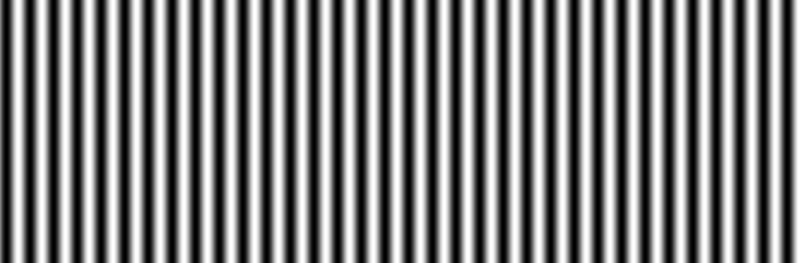
%> input picture DIPUM2E_International_Original_Book_Images/DIPUM2E_International_Original_Book_Images/DIPUM2E_International_Ed_CH11_Images/Fig1124(b).tif, 800 x 263 px
$ octave e8_11.m   (GNU Octave 9; MATLAB toolbox functions it lacks are replaced by stand-ins)
%> lines starting %> are read from the running program, lines starting %| are printed output that depends on the picture
clc,clear,close all;
f2 = imread('Fig1124(b).tif');
%> f2 is the input picture: size 263x800 uint8; min 0, max 255, mean 127
G2 = graycomatrix(f2, 'NumLevels', 256);
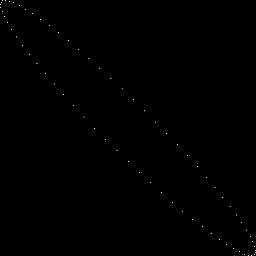
%> G2: size 256x256 double; min 0, max 3156, mean 3.2; drawn with min black and max white
G2n = G2/sum(G2(:));
stats2 = graycoprops(G2, 'all');
%> stats2 = {Contrast 569.9, Correlation 0.965, Energy 0.0123, Homogeneity 0.0824}
maxProbability2 = max(G2n(:));
%> maxProbability2 = 0.015
contrast2 = stats2.Contrast;
%> contrast2 = 569.9
corr2 = stats2.Correlation;
%> corr2 = 0.965
energy2 = stats2.Homogeneity;
%> energy2 = 0.0824
hom2 = stats2.Homogeneity;
%> hom2 = 0.0824
for I = 1:size(G2n, 1);
    sumcols(I) = sum(-G2n(I, 1:end).*log2(G2n(I, 1:end)...
        +eps));
end
%> after the loop, sumcols = 256 values, max 0.176 at index 1, min 0 at index 4, mean 0.0251
entropy2 = sum(sumcols);
%> entropy2 = 6.43
offsets = [zeros(50,1) (1:50)'];
G2 = graycomatrix(f2,'Offset',offsets);
stats2 = graycoprops(G2, 'Correlation');
figure
subplot(132),plot([stats2.Correlation]);
xlabel('Horizontal Offset')
ylabel('Correlation')

f1 = imread('Fig1124(a).tif');
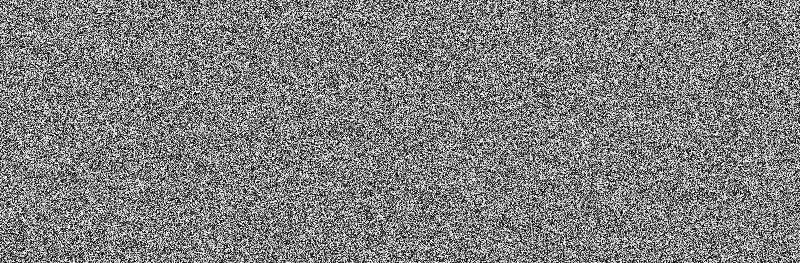
%> input picture DIPUM2E_International_Original_Book_Images/DIPUM2E_International_Original_Book_Images/DIPUM2E_International_Ed_CH11_Images/Fig1124(a).tif, 800 x 263 px
%> f1 is the input picture: size 263x800 uint8; min 0, max 255, mean 127.5
G2 = graycomatrix(f1, 'NumLevels', 256);
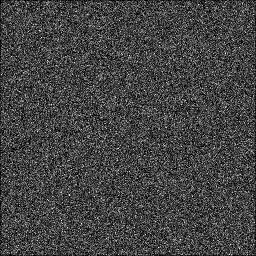
%> G2: size 256x256 double; min 0, max 12, mean 3.21; drawn with min black and max white
G2n = G2/sum(G2(:));
stats2 = graycoprops(G2, 'all');
%> stats2 = {Contrast 10838.3, Correlation -0.000473, Energy 2.01e-05, Homogeneity 0.0366}
maxProbability2 = max(G2n(:));
%> maxProbability2 = 5.71e-05
contrast2 = stats2.Contrast;
%> contrast2 = 10838.3
corr2 = stats2.Correlation;
%> corr2 = -0.000473
energy2 = stats2.Homogeneity;
%> energy2 = 0.0366
hom2 = stats2.Homogeneity;
%> hom2 = 0.0366
for I = 1:size(G2n, 1);
    sumcols(I) = sum(-G2n(I, 1:end).*log2(G2n(I, 1:end)...
        +eps));
end
%> after the loop, sumcols = 256 values, max 0.0665 at index 27, min 0.0327 at index 256, mean 0.0615
entropy2 = sum(sumcols);
%> entropy2 = 15.75
offsets = [zeros(50,1) (1:50)'];
G2 = graycomatrix(f1,'Offset',offsets);
stats2 = graycoprops(G2, 'Correlation');
subplot(131),plot([stats2.Correlation]);
xlabel('Horizontal Offset')
ylabel('Correlation')

f3 = imread('Fig1124(c).tif');
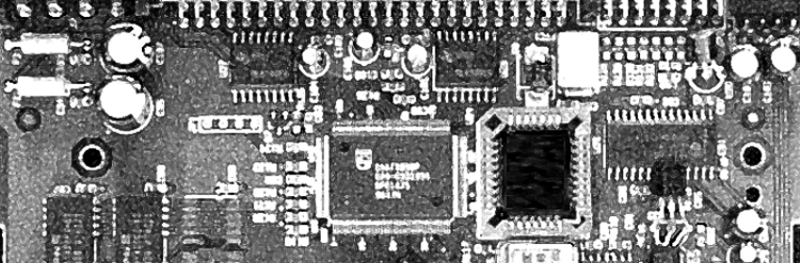
%> input picture DIPUM2E_International_Original_Book_Images/DIPUM2E_International_Original_Book_Images/DIPUM2E_International_Ed_CH11_Images/Fig1124(c).tif, 800 x 263 px
%> f3 is the input picture: size 263x800 uint8; min 0, max 255, mean 123.7
G2 = graycomatrix(f3, 'NumLevels', 256);
G2n = G2/sum(G2(:));
stats2 = graycoprops(G2, 'all');
%> stats2 = {Contrast 1044.1, Correlation 0.904, Energy 0.0036, Homogeneity 0.2}
maxProbability2 = max(G2n(:));
%> maxProbability2 = 0.0589
contrast2 = stats2.Contrast;
%> contrast2 = 1044.1
corr2 = stats2.Correlation;
%> corr2 = 0.904
energy2 = stats2.Homogeneity;
%> energy2 = 0.2
hom2 = stats2.Homogeneity;
%> hom2 = 0.2
for I = 1:size(G2n, 1);
    sumcols(I) = sum(-G2n(I, 1:end).*log2(G2n(I, 1:end)...
        +eps));
end
%> after the loop, sumcols = 256 values, max 0.467 at index 256, min 0.0146 at index 2, mean 0.0532
entropy2 = sum(sumcols);
%> entropy2 = 13.63
offsets = [zeros(50,1) (1:50)'];
G2 = graycomatrix(f3,'Offset',offsets);
stats2 = graycoprops(G2, 'Correlation');
subplot(133),plot([stats2.Correlation]);
xlabel('Horizontal Offset')
ylabel('Correlation')
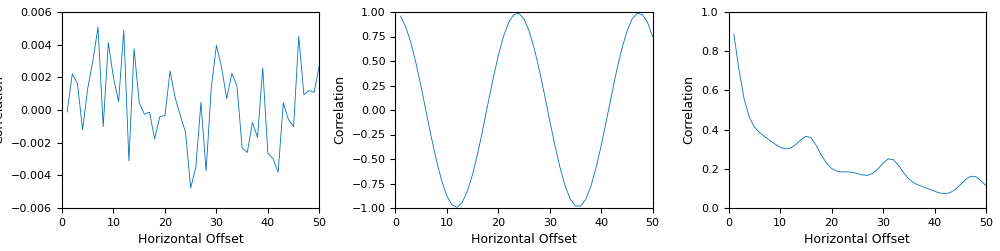
%> figure redrawn from the program's plot data, 3 panels; panel 1: curve peaks at x = 24, y = 0.987; panel 2: curve peaks at x = 7, y = 0.00508; panel 3: curve peaks at x = 1, y = 0.887

figure
subplot(311),imshow(f1)
subplot(312),imshow(f2)
subplot(313),imshow(f3)
